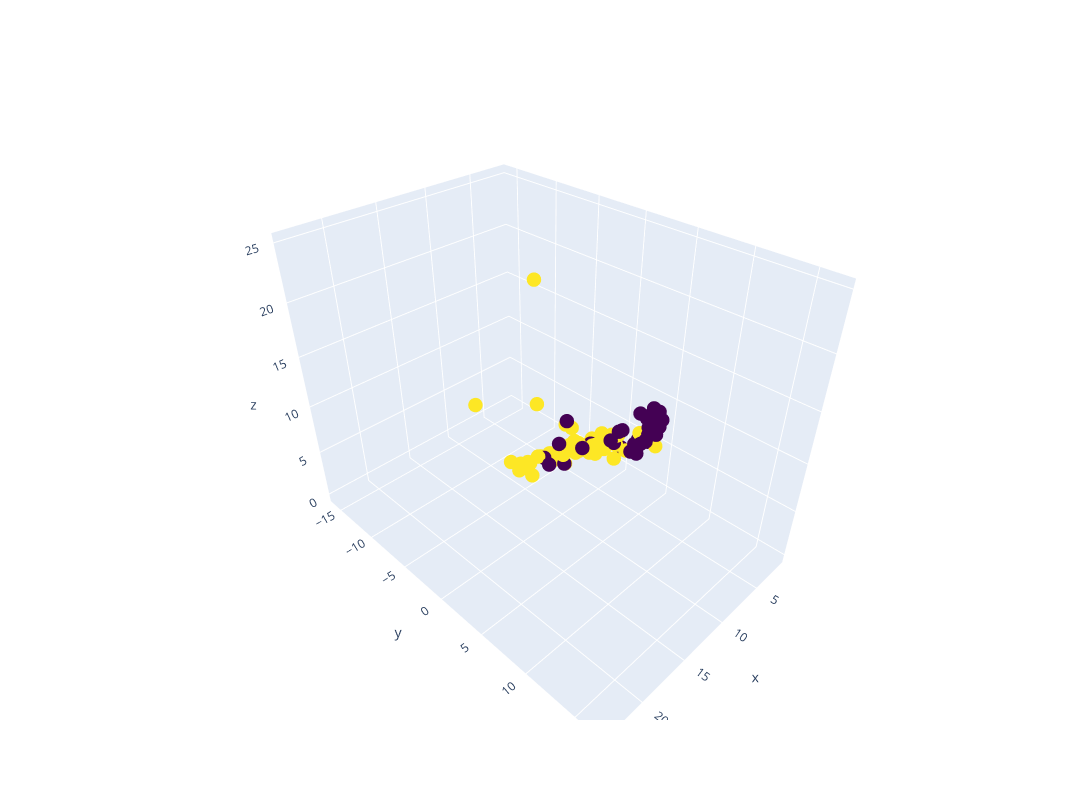

This figure's notebook cell:
### Code cell
classes = val_dataset.classes
z_space     = []
true_labels = []
model.eval()
with torch.no_grad():
    for batch in test_loader:
        data = batch[0]
        labels = batch[1]
        optimizer.zero_grad()
        mu, log_var, embeddings, z = model(data)
        z_space.append(z)
        true_labels.append(labels)
        labels_result = torch.cat(true_labels, dim=0)
        z_result = torch.cat(z_space, dim=0)

import plotly.graph_objects as go

# Assuming mu_result is a 2D NumPy array or tensor with shape (num_samples, 3)
z_coord       = z_result[:, 0].numpy()
x_coord       = z_result[:, 1].numpy()
y_coord       = z_result[:, 2].numpy()
labels_result = labels_result.detach().cpu().numpy()

# Assuming label_names is a list of string labels corresponding to each point
label_names = [classes[label] for label in labels_result]
# label_names = [top_k_cust[label] for label in labels]

# Create a 3D scatter plot with hover text
fig = go.Figure(data=[
    go.Scatter3d(
        x=x_coord, y=y_coord, z=z_coord,
        mode='markers',
        marker=dict(color=labels_result, colorscale='Viridis', size=5),
        text=label_names,  # Specify hover text
        hoverinfo='text'  # Show only text on hover
    )
])

# Customize the layout with a size of 12x8
fig.update_layout(
    scene=dict(aspectmode="data"),
    width=1200,  # Set width to 1200 pixels
    height=800   # Set height to 800 pixels
)

# Show the plot
fig.show()

### Figure 1 — Plotly figure (JSON) as saved in the notebook; plotly's stock layout.template omitted (floating-point values rounded to 4 significant figures)
{"data": [{"hoverinfo": "text", "marker": {"color": [0, 0, 0, 0, 0, 0, 0, 0, 0, 0, 0, 0, 0, 0, 0, 0, 0, 0, 0, 0, 0, 0, 0, 0, 0, 0, 0, 0, 0, 0, 0, 0, 0, 0, 0, 0, 0, 0, 0, 0, 0, 0, 0, 0, 0, 0, 0, 0, 0, 0, 0, 0, 0, 0, 0, 0, 0, 0, 0, 0, 1, 1, 1, 1, 1, 1, 1, 1, 1, 1, 1, 1, 1, 1, 1, 1, 1, 1, 1, 1, 1, 1, 1, 1, 1, 1, 1, 1, 1, 1, 1, 1, 1, 1, 1, 1, 1, 1, 1, 1, 1, 1, 1, 1, 1, 1, 1, 1, 1, 1, 1, 1, 1, 1, 1, 1, 1, 1, 1, 1], "colorscale": [[0, "#440154"], [0.1111, "#482878"], [0.2222, "#3e4989"], [0.3333, "#31688e"], [0.4444, "#26828e"], [0.5556, "#1f9e89"], [0.6667, "#35b779"], [0.7778, "#6ece58"], [0.8889, "#b5de2b"], [1, "#fde725"]], "size": 5}, "mode": "markers", "text": ["nowildfire", "nowildfire", "nowildfire", "nowildfire", "nowildfire", "nowildfire", "nowildfire", "nowildfire", "nowildfire", "nowildfire", "nowildfire", "nowildfire", "nowildfire", "nowildfire", "nowildfire", "nowildfire", "nowildfire", "nowildfire", "nowildfire", "nowildfire", "nowildfire", "nowildfire", "nowildfire", "nowildfire", "nowildfire", "nowildfire", "nowildfire", "nowildfire", "nowildfire", "nowildfire", "nowildfire", "nowildfire", "nowildfire", "nowildfire", "nowildfire", "nowildfire", "nowildfire", "nowildfire", "nowildfire", "nowildfire", "nowildfire", "nowildfire", "nowildfire", "nowildfire", "nowildfire", "nowildfire", "nowildfire", "nowildfire", "nowildfire", "nowildfire", "nowildfire", "nowildfire", "nowildfire", "nowildfire", "nowildfire", "nowildfire", "nowildfire", "nowildfire", "nowildfire", "nowildfire", "wildfire", "wildfire", "wildfire", "wildfire", "wildfire", "wildfire", "wildfire", "wildfire", "wildfire", "wildfire", "wildfire", "wildfire", "wildfire", "wildfire", "wildfire", "wildfire", "wildfire", "wildfire", "wildfire", "wildfire", "wildfire", "wildfire", "wildfire", "wildfire", "wildfire", "wildfire", "wildfire", "wildfire", "wildfire", "wildfire", "wildfire", "wildfire", "wildfire", "wildfire", "wildfire", "wildfire", "wildfire", "wildfire", "wildfire", "wildfire", "wildfire", "wildfire", "wildfire", "wildfire", "wildfire", "wildfire", "wildfire", "wildfire", "wildfire", "wildfire", "wildfire", "wildfire", "wildfire", "wildfire", "wildfire", "wildfire", "wildfire", "wildfire", "wildfire", "wildfire"], "type": "scatter3d", "x": [5.608, 15.1, 3.522, 3.299, 21.87, 21.94, 18.91, 3.525, 6.848, 6.241, 4.382, 23.56, 4.487, 4.909, 10.72, 7.636, 7.158, 11.4, 8.322, 9.628, 6.051, 6.23, 18.61, 6.74, 5.718, 3.008, 4.984, 7.516, 8.218, 5.838, 6.805, 6.11, 6.888, 12.5, 4.909, 5.716, 6.426, 4.333, 3.897, 7.185, 4.34, 3.748, 6.07, 4.657, 1.611, 4.795, 2.436, 3.743, 5.078, 4.958, 14.42, 5.784, 2.39, 11.38, 4.774, 13.96, 4.364, 5.203, 2.931, 6.603, 4.341, 3.145, 14.46, 11.39, 8.287, 12.26, 8.151, 11.47, 3.261, 15.4, 5.501, 4.304, 14.58, 2.185, 4.55, 15.24, 4.997, 9.102, 12.19, 11.59, 2.809, 9.644, 6.558, 2.381, 15.33, 8.885, 3.797, 10.28, 15.38, 12.79, 7.629, 15.01, 6.695, 9.066, 11.66, 2.885, 5.292, 9.95, 11.55, 4.343, 16.56, 16.79, 12.8, 8.471, 5.039, 5.009, 2.878, 2.603, 8.322, 12.46, 1.684, 4.963, 1.574, 6.924, 11.96, 15.05, 10.44, 19.74, 2.237, 4.15], "y": [5.942, 4.895, 2.715, 4.411, 15.22, 16.58, 7.047, 3.026, 6.293, 6.72, 5.686, 12.42, 5.854, 3.39, 9.525, 6.373, 6.84, 6.602, 7.584, 8.827, 6.647, 6.941, 12.07, 6.168, 5.492, 3.494, 6.08, 7.187, 7.469, 5.788, 7.184, 6.701, 7.019, 10.8, 5.797, 6.272, 7.08, 5.477, 5.229, 7.234, 5.209, 4.799, 6.432, 5.447, -0.2506, 6.312, -3.47, -5.542, 6.149, 6.21, 2.042, 6.419, 3.396, 3.374, 4.014, 9.32, 5.26, 5.308, 4.336, 6.448, 2.371, -4.329, 9.051, 6.381, -1.602, 2.31, -1.147, 1.619, -2.514, 1.167, -4.209, 5.545, 1.498, 2.442, -1.021, 2.195, -2.751, -2.256, 0.8354, 1.49, -5.744, -3.231, -1.586, -6.124, 8.653, -2.843, -5.933, -3.219, 0.287, -1.331, -0.9256, 0.4822, -1.303, 2.136, -0.8475, -3.915, -3.537, -1.701, 6.464, -3.357, 6.169, 0.7162, -1.069, 0.01177, -2.653, 4.273, 0.09571, -1.56, -2.773, 7.794, -3.963, -8.496, -2.797, -15.75, 0.1097, 4.703, 3.862, 4.897, -7.101, 0.9488], "z": [9.211, 10.95, 5.267, 7.18, 23.07, 24.98, 14.32, 4.341, 9.304, 10.8, 9.385, 21.63, 10.15, 5.544, 16.21, 9.559, 10.63, 11.85, 13.01, 14.65, 11.39, 12.35, 18.98, 11.55, 8.4, 5.821, 10.3, 12.99, 12.8, 9.21, 12.81, 11.65, 12.66, 16.39, 10.38, 11.38, 12.27, 9.574, 7.874, 11.98, 9.026, 8.202, 11.82, 9.603, 2.161, 10.47, 1.329, 3.705, 10.02, 9.794, 9.495, 11.2, 5.275, 9.539, 7.228, 15.85, 8.62, 9.362, 7.635, 11.82, 4.789, 0.3443, 15.41, 11.9, 5.011, 7.816, 5.235, 8.58, 2.064, 9.123, 1.882, 7.018, 9.413, 4.681, 2.619, 10.18, 3.184, 3.914, 7.738, 8.466, -0.1318, 3.924, 3.949, 1.857, 14.74, 4.083, 0.3977, 21.87, 8.433, 6.048, 5.868, 8.218, 4.334, 7.065, 6.368, 1.173, 2.749, 5.159, 12.64, 1.841, 13.82, 9.671, 4.834, 5.526, 2.477, 8.133, 3.399, 1.802, 3.028, 13.8, 1.287, 4.889, 2.509, 2.175, 6.771, 11.66, 9.598, 13.03, 1.697, 2.925]}], "layout": {"height": 800, "scene": {"aspectmode": "data"}, "width": 1200}}
